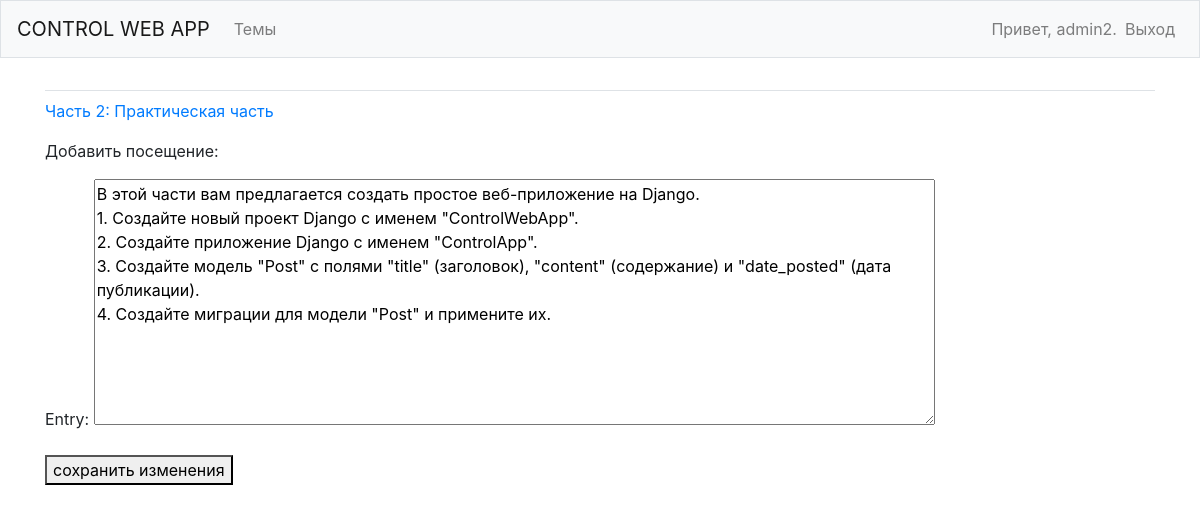
/edit_entry/1/ (signed in), run on the app's committed database.
### ControlApp/models.py (models this page shows, shortened)
class Post(models.Model):
    text = models.CharField(max_length=200)
    date_added = models.DateTimeField(auto_now_add=True)
    owner = models.ForeignKey(User, on_delete=models.CASCADE)
    def __str__(self):
        return self.text

class Entry(models.Model):
    topic = models.ForeignKey(Post, on_delete=models.CASCADE)
    text = models.TextField()
    date_added = models.DateTimeField(auto_now_add=True)
    class Meta:
        verbose_name_plural = 'entries'

### ControlApp/views.py (the view)
# urls.py: path('edit_entry/<int:entry_id>/', views.edit_entry, name='edit_entry'),
@login_required
def edit_entry(request, entry_id):
    entry = Entry.objects.get(id=entry_id)
    topic = entry.topic
    if request.method != 'POST':
        form = EntryForm(instance=entry)
    else:
        form = EntryForm(instance=entry, data=request.POST)
        if form.is_valid():
            form.save()
            return redirect('ControlApp:topic', topic_id=topic.id)
    context = {'entry': entry, 'topic': topic, 'form': form}
    return render(request, 'ControlApp/edit_entry.html', context)

### ControlApp/forms.py
class EntryForm(forms.ModelForm):
    class Meta:
        model = Entry
        fields = ['text']
        labels = {'text': 'Entry:'}
        widgets = {'text': forms.Textarea(attrs={'cols': 80})}

### ControlApp/templates/ControlApp/edit_entry.html (shortened to what this page needs)
{% extends "ControlApp/base.html" %}
{% block content %}
  <p><a href="{% url 'ControlApp:topic' topic.id %}">{{ topic }}</a></p>
  <p>Добавить посещение:</p>
  <form action="{% url 'ControlApp:edit_entry' entry.id %}" method='post'>
    {{ form.as_p }}
    <button name="submit">сохранить изменения</button>
  </form>
{% endblock content %}

### ControlApp/templates/ControlApp/base.html (shortened to what this page needs)
{% load bootstrap4 %}
<!doctype html>
<html lang="en">
 <head>
   {% bootstrap_css %}
</head>
<body>
    <nav class="navbar navbar-expand-md navbar-light bg-light mb-4 border">
      <a class="navbar-brand" href="{% url 'ControlApp:index'%}">CONTROL WEB APP</a>
        <div class="collapse navbar-collapse" id="navbarCollapse">
            <ul class="navbar-nav mr-auto">
                <li class="nav-item">
                    <a class="nav-link" href="{% url 'ControlApp:topics'%}">Темы</a>
                </li>
            </ul>
            <ul class="navbar-nav ml-auto">
                {% if user.is_authenticated %}
                <li class="nav-item">
                    <span class="navbar-text">Привет, {{ user.username }}.</span>
                </li>
                <li class="nav-item">
                    <a class="nav-link" href="{% url 'ControlAppUsers:logout' %}">Выход</a>
                </li>
                {% endif %}
            </ul>
            </div>
              </nav>
              <main role="main" class="container">
                <div class="pb-2 mb-2 border-bottom">
                </div>
                <div>
                    {% block content %}{% endblock content %}
                </div>
            </main>
</body>
</html>

### data on the page
Post: text "Часть 2: Практическая часть"
Entry: text "В этой части вам предлагается создать простое веб-приложение на Django. 1. Создайте новый проект Django с именем \"ControlWebApp\". 2. Создайте приложение Django с именем \"ControlApp\". 3. Создайте модель \"Post\" с полями \"title\" (заголовок), \"content\" (содержание) и \"date_posted\" (дата публикации). 4. Создайте миграции для модели \"Post\" и примените их."

### other printed values
{{ user.username }} "admin2"
